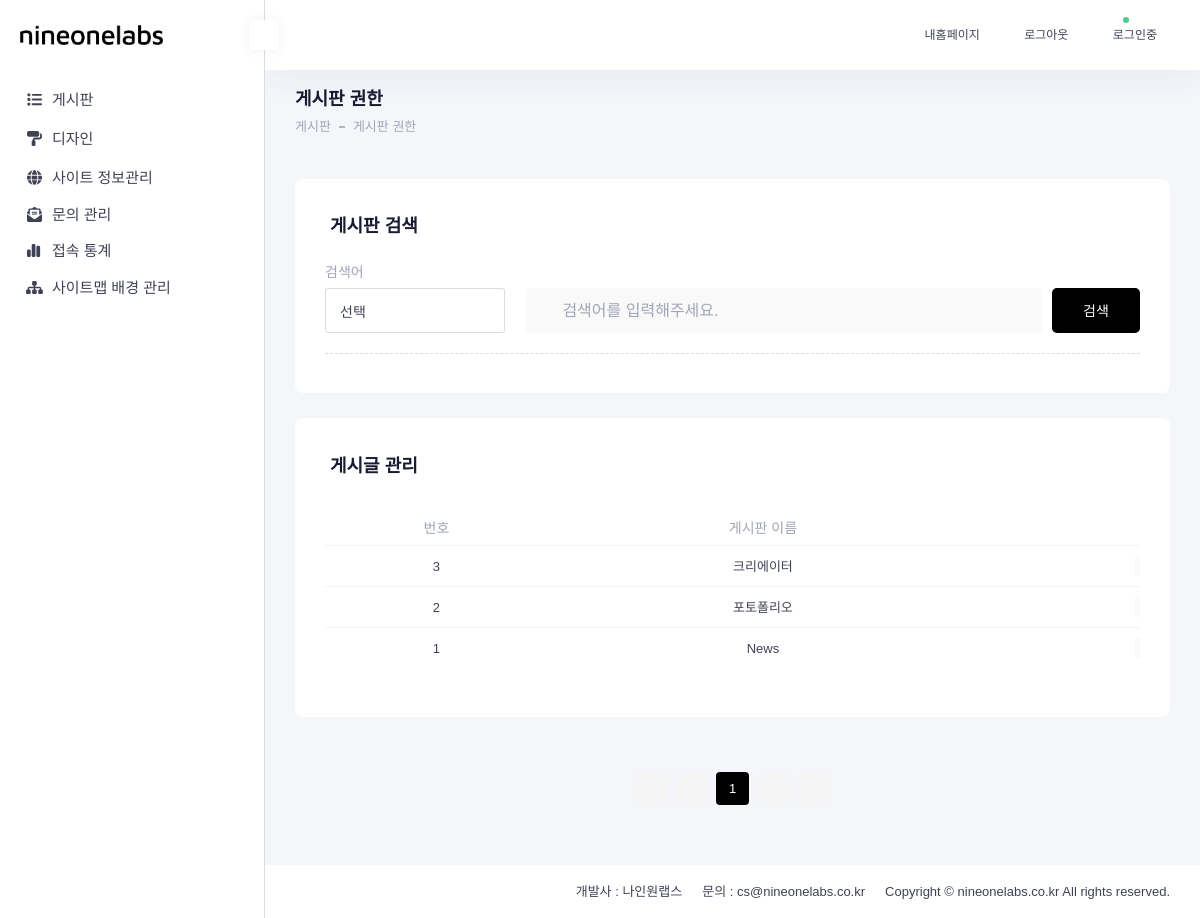
/admin/pages/board/board.role.php (signed in), run on the app's committed database.
### tables this page shows
CREATE TABLE `nb_board_manage` (
  `no` int NOT NULL,
  `sitekey` varchar(6) NOT NULL COMMENT '사이트 유니크 키',
  `title` varchar(50) NOT NULL COMMENT '게시판명',
  `skin` varchar(3) NOT NULL COMMENT '게시판종류(bbs : 일반, img : 갤러리 , web : 웹진)',
  `regdate` datetime NOT NULL COMMENT '등록일',
  `top_banner_image` varchar(255) DEFAULT NULL COMMENT '상단배너 이미지',
  `contents` text,
  `view_yn` enum('N','Y') NOT NULL DEFAULT 'Y' COMMENT '사용여부',
  `secret_yn` enum('N','Y') NOT NULL DEFAULT 'N' COMMENT '비밀글기능 활성화',
  `sort_no` int NOT NULL DEFAULT '0' COMMENT '정렬번호',
  `list_size` int NOT NULL DEFAULT '20' COMMENT '목록출력수',
  `block_size` int NOT NULL DEFAULT '0' COMMENT '페이지 카운',
  `fileattach_yn` enum('N','Y') NOT NULL DEFAULT 'N' COMMENT '파일첨부 여부',
  `fileattach_cnt` int NOT NULL DEFAULT '0' COMMENT '파일첨부 갯수',
  `comment_yn` enum('N','Y') NOT NULL DEFAULT 'N' COMMENT '댓글기능 활성화',
  `depth1` varchar(20) DEFAULT NULL COMMENT '1뎁스',
  `depth2` varchar(20) DEFAULT NULL COMMENT '2뎁스',
  `depth3` varchar(20) DEFAULT NULL COMMENT '3뎁스',
  `lnb_path` varchar(50) DEFAULT NULL COMMENT '좌측 메뉴 경로',
  `category_yn` enum('N','Y') NOT NULL DEFAULT 'N' COMMENT '카테고리 사용여부',
  `extra_match_field1` varchar(100) DEFAULT NULL,
  `extra_match_field2` varchar(100) DEFAULT NULL,
  `extra_match_field3` varchar(100) DEFAULT NULL,
  `extra_match_field4` varchar(100) DEFAULT NULL,
  `extra_match_field5` varchar(100) DEFAULT NULL,
  `extra_match_field6` varchar(100) DEFAULT NULL,
  `extra_match_field7` varchar(100) DEFAULT NULL,
  `extra_match_field8` varchar(100) DEFAULT NULL,
  `extra_match_field9` varchar(100) DEFAULT NULL,
  `extra_match_field10` varchar(100) DEFAULT NULL,
  `extra_match_field11` varchar(100) DEFAULT NULL,
  `extra_match_field12` varchar(100) DEFAULT NULL,
  `extra_match_field13` varchar(100) DEFAULT NULL,
  `extra_match_field14` varchar(100) DEFAULT NULL,
  `extra_match_field15` varchar(100) DEFAULT NULL,
  `extra_match_field16` varchar(255) DEFAULT NULL,
  `extra_match_field17` varchar(255) DEFAULT NULL,
  `extra_match_field18` varchar(255) DEFAULT NULL,
  `extra_match_field19` varchar(255) DEFAULT NULL,
  `extra_match_field20` varchar(255) DEFAULT NULL,
  `extra_match_field21` varchar(255) DEFAULT NULL,
  `extra_match_field22` varchar(255) DEFAULT NULL,
  `extra_match_field23` varchar(255) DEFAULT NULL,
  `extra_match_field24` varchar(255) DEFAULT NULL,
  `extra_match_field25` varchar(255) DEFAULT NULL,
  `extra_match_field26` varchar(255) DEFAULT NULL,
  `extra_match_field27` varchar(255) DEFAULT NULL,
  `extra_match_field28` varchar(255) DEFAULT NULL,
  `extra_match_field29` varchar(255) DEFAULT NULL,
  `extra_match_field30` varchar(255) DEFAULT NULL,
  `isOpen` varchar(1) NOT NULL DEFAULT 'Y' COMMENT '공개게시판 여부 ',
  `view_skin` varchar(4) NOT NULL DEFAULT 'init'
);

### admin/pages/board/board.role.php (the view, shortened to what this page needs)
<?php
include_once "../../../inc/lib/base.class.php";
$connect = DB::getInstance();
$search_word = $_REQUEST['search_word'] ?? '';
$mainqry = " WHERE a.sitekey = :sitekey";
$params = [':sitekey' => $NO_SITE_UNIQUE_KEY];
$page = $_POST['page'] ?? 1;
$perpage = $_POST['perpage'] ?? 50;
$listRowCnt = (int)$perpage;
$listCurPage = max(1, (int)$page);
$count = ($listCurPage - 1) * $listRowCnt;
try {
    $query = "SELECT COUNT(*) AS cnt FROM nb_board_manage a $mainqry";
    $stmt = $connect->prepare($query);
    $stmt->execute($params);
    $data = $stmt->fetch(PDO::FETCH_ASSOC);
    $totalCnt = $data['cnt'] ?? 0;
    $query = "SELECT a.no, a.title, a.skin, a.regdate, a.top_banner_image, a.contents, a.view_yn, a.secret_yn,
                      a.sort_no, a.list_size, a.fileattach_yn, a.fileattach_cnt, a.comment_yn
               FROM nb_board_manage a
               $mainqry
               ORDER BY a.no DESC
               LIMIT $count, $listRowCnt";
    $stmt = $connect->prepare($query);
    $stmt->execute($params);
    $result = $stmt->fetchAll(PDO::FETCH_ASSOC);
    $rnumber = $totalCnt - ($listCurPage - 1) * $listRowCnt;
} catch (Exception $e) {
    echo "데이터베이스 오류가 발생하였습니다: " . $e->getMessage();
    exit;
}
include_once "../../inc/admin.css.php";
?>
</head>
<body>
    <div class="no-wrap">
        <?php include_once "../../inc/admin.header.php"; ?>
        <main class="no-app no-container">
            <?php include_once "../../inc/admin.drawer.php"; ?>
            <form method="POST" name="frm" id="frm" autocomplete="off">
                <section class="no-content">
                    <div class="no-toolbar">
                        <div class="no-toolbar-container no-flex-stack">
                            <div class="no-page-indicator">
                                <h1 class="no-page-title">게시판 권한</h1>
                                <div class="no-breadcrumb-container">
                                    <ul class="no-breadcrumb-list">
                                        <li class="no-breadcrumb-item"><span>게시판</span></li>
                                        <li class="no-breadcrumb-item"><span>게시판 권한</span></li>
                                    </ul>
                                </div>
                            </div>
                        </div>
                    </div>
                    <div class="no-search no-toolbar-container">
                        <div class="no-card">
                            <div class="no-card-header">
                                <h2 class="no-card-title">게시판 검색</h2>
                            </div>
                            <div class="no-card-body no-admin-column">
                                <div class="no-admin-block wide">
                                    <h3 class="no-admin-title">검색어</h3>
                                    <div class="no-search-select">
                                        <div class="no-search-wrap no-ml">
                                            <div class="no-search-input">
                                                <i class="bx bx-search-alt-2"></i>
                                                <input name="search_word" id="searchKeyword" type="text" title="검색어 입력"
                                                    placeholder="검색어를 입력해주세요."
                                                    value="<?= htmlspecialchars($search_word) ?>" />
                                            </div>
                                            <div class="no-search-btn">
                                                <button type="submit" title="검색"
                                                    class="no-btn no-btn--main no-btn--search">검색</button>
                                            </div>
                                        </div>
                                    </div>
                                </div>
                            </div>
                        </div>
                    </div>
                    <div class="no-content-container">
                        <div class="no-card">
                            <div class="no-card-header">
                                <h2 class="no-card-title">게시글 관리</h2>
                            </div>
                            <div class="no-card-body">
                                <div class="no-table-responsive">
                                    <table class="no-table">
                                        <thead>
                                            <tr>
                                                <th>번호</th>
                                                <th>게시판 이름</th>
                                                <th>관리</th>
                                            </tr>
                                        </thead>
                                        <tbody>
                                            <?php foreach ($result as $v): ?>
                                            <tr>
                                                <td><?= $rnumber ?></td>
                                                <td><a
                                                        href="./board.role.view.php?no=<?= $v['no'] ?>"><?= htmlspecialchars($v['title']) ?></a>
                                                </td>
                                                <td>
                                                    <div class="no-table-role">
                                                        <a href="./board.role.view.php?no=<?= $v['no'] ?>"
                                                            class="no-btn no-btn--sm no-btn--normal">권한설정</a>
                                                    </div>
                                                </td>
                                            </tr>
                                            <?php $rnumber--; ?>
                                            <?php endforeach; ?>
                                        </tbody>
                                    </table>
                                </div>
                            </div>
                        </div>
                    </div>
                    <?php include_once "../../lib/admin.pagination.php"; ?>
                </section>
            </form>
        </main>
        <?php include_once "../../inc/admin.footer.php"; ?>
</body>
</html>

### data on the page
nb_board_manage: title "크리에이터"
nb_board_manage: title "포토폴리오"
nb_board_manage: title "News"

### other printed values
$menu['title'] "게시판"
$menu['title'] "디자인"
$menu['title'] "사이트 정보관리"
$menu['title'] "문의 관리"
$menu['title'] "접속 통계"
$menu['title'] "사이트맵 배경 관리"
